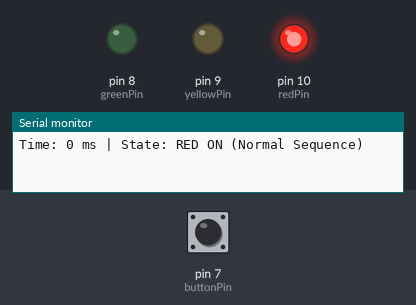
The sketch below on a simulated Arduino Uno, built with avr-gcc and run on an emulated ATmega328P. Parts: output pins drawn as LEDs (lit = HIGH), the last lines printed to the serial monitor. Inputs (shaded band) come from the test bench; at power-on: pin 7 (buttonPin) HIGH.

Above: at 1.2 s.
1.3 s: pin 7 (buttonPin) pulled LOW for 0.15 s
At 6.4 s:
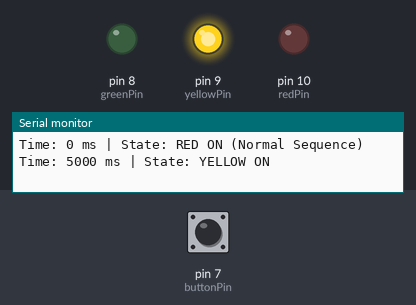
Timing chart, 0 to 8.5 s (numbered marks = the images above; inputs shaded):
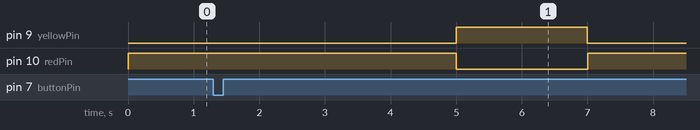

The sketch:

traffic_light.ino
```cpp
// Pin Definitions
const int buttonPin = 7;
const int redPin = 10;
const int yellowPin = 9;
const int greenPin = 8;

// Time Tracking Variables
unsigned long previousMillis = 0;
int currentState = 0; // 0 = Red, 1 = Yellow, 2 = Green, 3 = Pedestrian Red
// Timing constants (milliseconds)
const unsigned long RED_TIME = 5000;
const unsigned long YELLOW_TIME = 2000;
const unsigned long GREEN_TIME = 4000;
const unsigned long PED_TIME = 8000;

// Button debouncing and state
const unsigned long debounceDelay = 50; // ms
int lastButtonState = HIGH; // pull-up: HIGH when not pressed
int buttonState = HIGH;
unsigned long lastDebounceTime = 0;
bool buttonPressed = false;
bool waitingForRelease = false;

void setup() {
  // Configure LED pins as outputs
  pinMode(redPin, OUTPUT);
  pinMode(yellowPin, OUTPUT);
  pinMode(greenPin, OUTPUT);

  // Configure button pin with internal pull-up resistor (Reads LOW when pressed)
  pinMode(buttonPin, INPUT_PULLUP);

  // Initialize Serial Monitor
  Serial.begin(9600);

  // Start the sequence with the Red light
  setLight(0);
  // Initialize timer so the first delay counts from now
  previousMillis = millis();
}

void loop() {
  unsigned long currentMillis = millis();

  // 1. Check for Pedestrian Button Press
  // Debounce the button input
  int reading = digitalRead(buttonPin);
  if (reading != lastButtonState) {
    lastDebounceTime = currentMillis;
  }

  if (currentMillis - lastDebounceTime > debounceDelay) {
    if (reading != buttonState) {
      buttonState = reading;
      // Button pressed (active LOW)
      if (buttonState == LOW) {
        buttonPressed = true;
      }
    }
  }
  lastButtonState = reading;

  // If button was pressed, only honor it when we're in GREEN state.
  // Also avoid retriggering until the user releases the button.
  if (buttonPressed && !waitingForRelease && currentState == 2) {
    currentState = 3;             // Switch to Pedestrian State
    setLight(3);                  // Update LEDs and Serial
    previousMillis = currentMillis; // Reset the timer
    waitingForRelease = true;
    buttonPressed = false;
  }
  // Clear waiting flag when button is released
  if (waitingForRelease && buttonState == HIGH) {
    waitingForRelease = false;
  }

  // 2. State Machine for Standard Light Sequence
    // RED Light
    if (currentState == 0 && currentMillis - previousMillis >= RED_TIME) {
      currentState = 1;
      setLight(1);
      previousMillis = currentMillis;
    }
    // YELLOW Light
    else if (currentState == 1 && currentMillis - previousMillis >= YELLOW_TIME) {
      currentState = 2;
      setLight(2);
      previousMillis = currentMillis;
    }
    // GREEN Light
    else if (currentState == 2 && currentMillis - previousMillis >= GREEN_TIME) {
      currentState = 0;
      setLight(0);
      previousMillis = currentMillis;
    }
    // PEDESTRIAN RED Light (then restart sequence)
    else if (currentState == 3 && currentMillis - previousMillis >= PED_TIME) {
      currentState = 0; // Returning to standard red to restart the cycle safely
      setLight(0);
      previousMillis = currentMillis;
    }
}

// Function to handle LED switching and Serial Logging
void setLight(int state) {
  // Turn all lights off first
  digitalWrite(redPin, LOW);
  digitalWrite(yellowPin, LOW);
  digitalWrite(greenPin, LOW);

  // Print Timestamp
  Serial.print("Time: ");
  Serial.print(millis());
  Serial.print(" ms | State: ");

  // Turn on the appropriate light and log the state
  if (state == 0) {
    digitalWrite(redPin, HIGH);
    Serial.println("RED ON (Normal Sequence)");
  } else if (state == 1) {
    digitalWrite(yellowPin, HIGH);
    Serial.println("YELLOW ON");
  } else if (state == 2) {
    digitalWrite(greenPin, HIGH);
    Serial.println("GREEN ON");
  } else if (state == 3) {
    digitalWrite(redPin, HIGH);
    Serial.println("RED ON (Pedestrian Override!)");
  }
}
```

Measured:
- after the input at 1.3 s, pin 8 (greenPin): stays LOW (without the input it goes to HIGH after 5.7 s)
